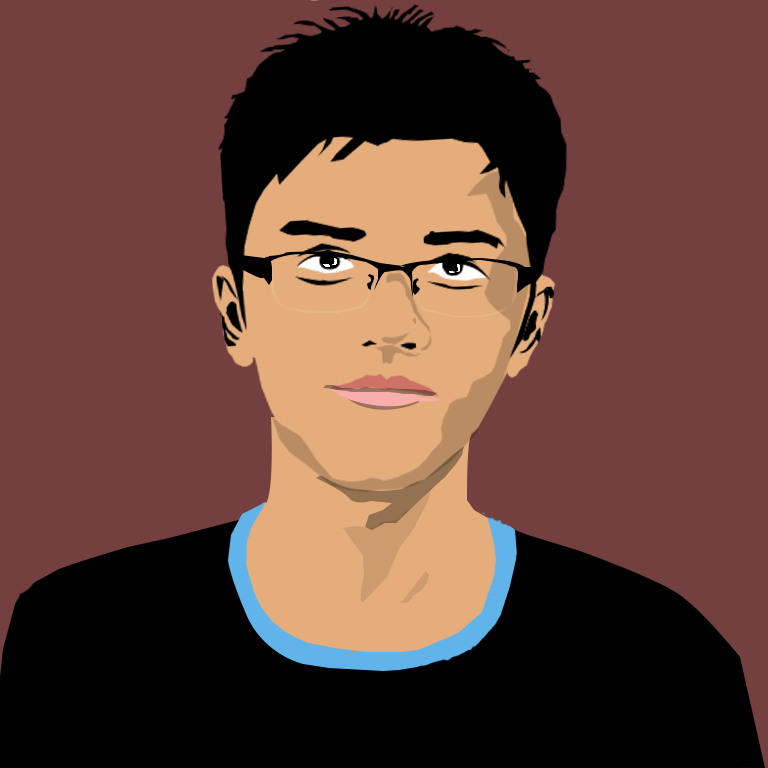
#> input picture sample.png, 768 x 768 px
$ python 'Chapter 7.py'
#> lines starting #> are read from the running program, lines starting #| are printed output that depends on the picture
### imagestack.py
import cv2
import numpy as np

def stackImages(scale,imgArray):
    rows = len(imgArray)
    cols = len(imgArray[0])
    rowsAvailable = isinstance(imgArray[0],list)
    width = imgArray[0][0].shape[1]
    height = imgArray[0][0].shape[0]
    if rowsAvailable:
        for x in range(0,rows):
            for y in range(0,cols):
                if imgArray[x][y].shape[:2]==imgArray[0][0].shape[:2]:
                    imgArray[x][y] = cv2.resize(imgArray[x][y],(0,0),None,scale,scale)
                else:
                    imgArray[x][y] = cv2.resize(imgArray[x][y],(imgArray[0][0].shape[1],imgArray[0][0].shape[0]),None,scale,scale)
                if len(imgArray[x][y].shape)== 2:
                    imgArray[x][y] = cv2.cvtColor(imgArray[x][y],cv2.COLOR_GRAY2BGR)
        imageBlank = np.zeros((height,width,3),np.uint8)
        hor = [imageBlank]*rows
        hor_con = [imageBlank]*rows
        for x in range(0,rows):
            hor[x] = np.hstack(imgArray[x])
        ver = np.vstack(hor)
    else:
        for x in range(0,rows):
            if imgArray[x].shape[:2]==imgArray[0].shape[:2]:
                imgArray[x] = cv2.resize(imgArray[x],(0,0),None,scale,scale)
            else:
                imgArray[x] = cv2.resize(imgArray[x],(imgArray[0].shape[1],imgArray[0].shape[0]),None,scale,scale)
            if len(imgArray[x].shape)== 2:
                imgArray[x] = cv2.cvtColor(imgArray[x],cv2.COLOR_GRAY2BGR)
        hor = np.hstack(imgArray)
        ver = hor
    return ver


### Chapter 7.py
import cv2
import numpy as np
import imagestack

img = cv2.resize(cv2.imread("sample.png"),(300,300))

imgHorizontal = np.hstack((img,img))
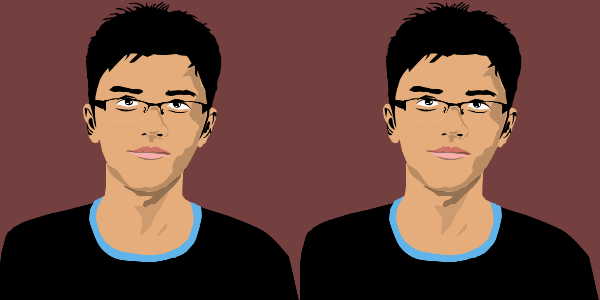
#> imgHorizontal: shape (300, 600, 3); mean B, G, R 57.9, 66.5, 101.5
imgVertical = np.vstack((img,img))
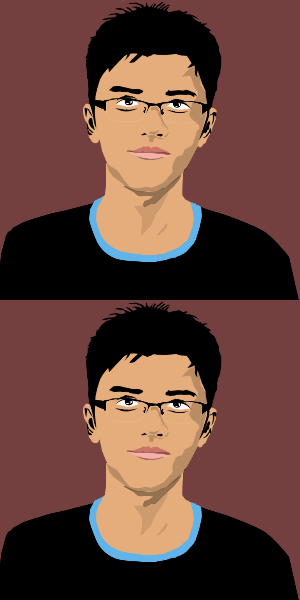
#> imgVertical: shape (600, 300, 3); mean B, G, R 57.9, 66.5, 101.5
StackedImages=imagestack.stackImages(0.5,([img,img,img],
                             [img,img,img],
                             [img,img,img]))
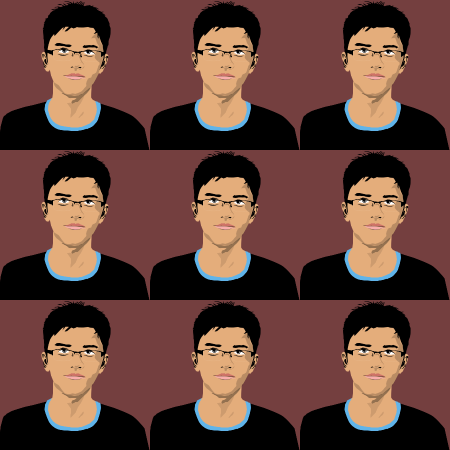
#> StackedImages: shape (450, 450, 3); mean B, G, R 58, 66.5, 101.5

cv2.imshow("Sample Horizontal Image",imgHorizontal)
cv2.imshow("Sample Vertical Image",imgVertical)
cv2.imshow("Sample Stacked Images", StackedImages)

cv2.waitKey(0)
